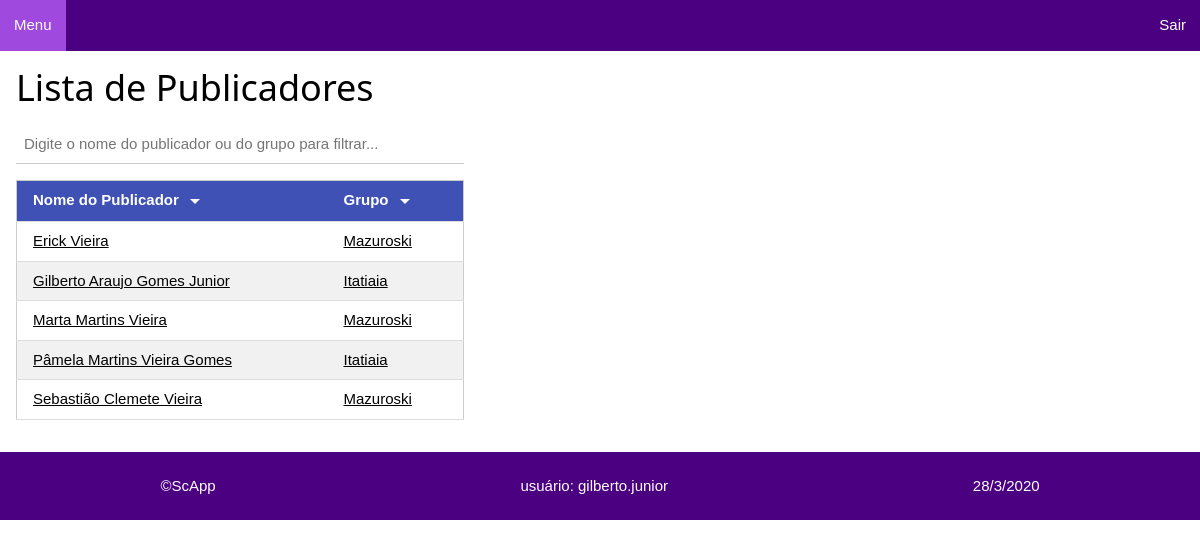
Page /publicadores/publicadores (signed in) on the earlier database version.
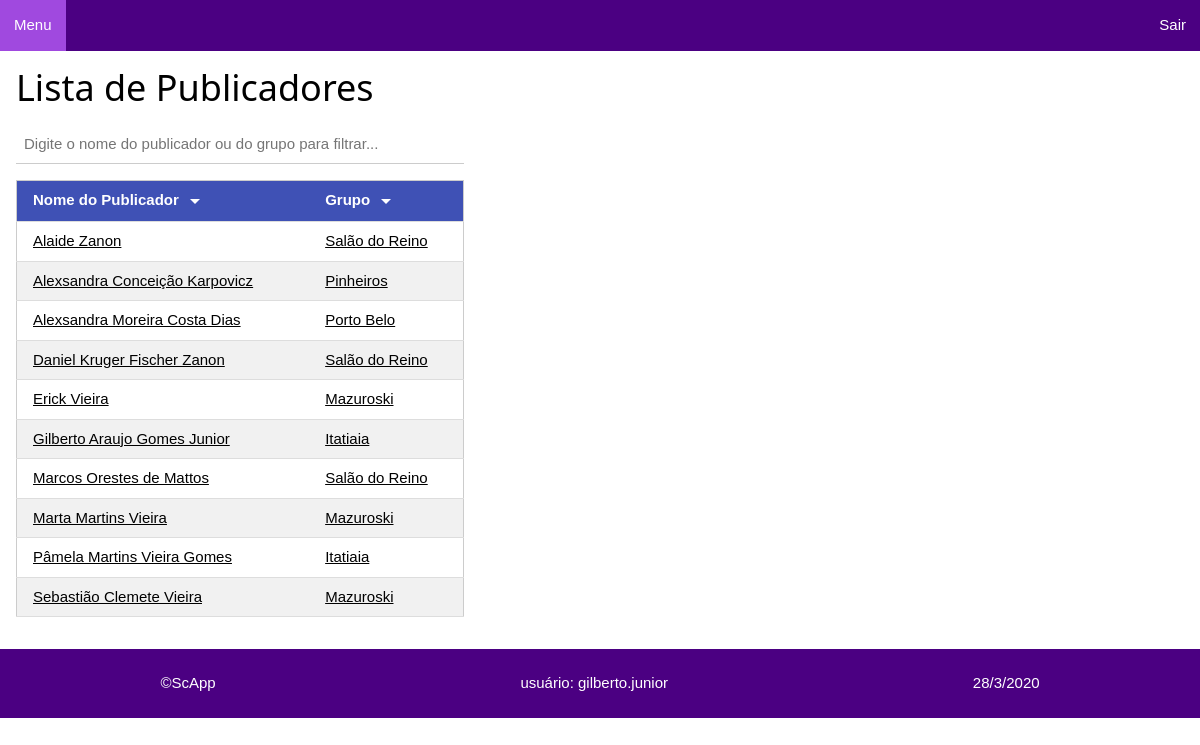
Same page on the later database version.
### publicadores/models.py (models this page shows, shortened)
class Publicador(models.Model):
    id_publicador = models.UUIDField(primary_key=True, default=uuid.uuid4, editable=False)
    nome_publicador = models.CharField(verbose_name='Nome do Publicador', max_length=60)
    GENERO = (
        ('F', 'Feminino'), ('M', 'Masculino')
    )
    genero = models.CharField(verbose_name='Genero', max_length=2, choices=GENERO, default='M')
    data_nascimento = models.DateField(verbose_name='Data de Nascimento', blank=True, null=True)
    ESPERANCA = (
        ('OO', 'Outras Ovelhas'), ('UG', 'Ungido')
    )
    esperanca_pub = models.CharField(verbose_name='Esperança', max_length=2, choices=ESPERANCA, default='OO')
    data_batismo = models.DateField(verbose_name='Data de Batismo', blank=True, null=True)
    ATUACAO = (
        ('Pb', 'Publicador'), ('Pa', 'Pioneiro Auxiliar'), ('Pr', 'Pioneiro Regular'), ('Pes', 'Pioneiro Especial')
    )
    atuacao_pub = models.CharField(verbose_name='Atuação', max_length=3, choices=ATUACAO)
    PRIVILEGIO = (
        ('Sm', 'Servo Ministerial'), ('Ac', 'Ancião')
    )
    privilegio_pub = models.CharField(verbose_name='Privilégio', max_length=2, choices=PRIVILEGIO, blank=True, null=True)
    grupo_pub = models.ForeignKey('Grupo', verbose_name='Grupo Publicador', on_delete=models.DO_NOTHING)
    tel_fixo = models.CharField(verbose_name='Telefone Fixo', max_length=25, blank=True, null=True)
    tel_celular = models.CharField(verbose_name='Telefone Celular', max_length=25, blank=True, null=True)
    endereco_pub = models.TextField(verbose_name='Endereço', max_length=200, blank=True, null=True)
    def get_absolute_url(self):
        return reverse('publicador-detail', args=[str(self.id_publicador)])
    class Meta:
        ordering = ['nome_publicador', 'grupo_pub']

class Grupo(models.Model):
    id_grupo = models.UUIDField(primary_key=True, default=uuid.uuid4, editable=False)
    nome_grupo = models.CharField(verbose_name='Nome do Grupo', max_length=60)
    dirigente = models.CharField(verbose_name='Dirigente do Gurpo', max_length=60)
    local_grupo = models.CharField(verbose_name='Local do Grupo', max_length=80)
    endereco_grupo = models.TextField(verbose_name='Endereço Grupo', max_length=200, blank=True, null=True)
    DIA_SEMANA = (
        (1, 'Domingo'), (2, 'Segunda'), (3, 'Terça'), (4, 'Quarta'), (5, 'Quinta'), (6, 'Sexta'), (7, 'Sábado')
    )
    dia_saida = models.IntegerField(verbose_name='Dia da Saída', choices=DIA_SEMANA, default=1, blank=True, null=True)
    horario = models.TimeField(verbose_name='Horário da Saída', blank=True, null=True)
    obs = models.TextField(verbose_name='Observação', max_length=200, blank=True, null=True)
    def __str__(self):
        return self.nome_grupo
    class Meta:
        ordering = ['nome_grupo']

### publicadores/views.py (the view)
# urls.py: path('publicadores', views.PublicadoresListView.as_view(), name='publicadores'),
class PublicadoresListView(LoginRequiredMixin, generic.ListView):
    model = Publicador
    def get_context_data(self, *, object_list=None, **kwargs):
        context = super(PublicadoresListView, self).get_context_data(**kwargs)
        context['titulo'] = 'Lista de Publicadores'
        return context

### publicadores/templates/publicadores/publicador_list.html
{% extends "layout.html" %}
{% block content %}
<div class="w3-container desktop">
    <h1>Lista de Publicadores</h1>
    {% if publicador_list %}
    <div class="w3-responsive">
        <input oninput="w3.filterHTML('#tblPub', '.item', this.value)" class="w3-input"
            placeholder="Digite o nome do publicador ou do grupo para filtrar..." style="margin-bottom: 16px;">
        <table id="tblPub" class="w3-table-all w3-hoverable">
            <thead>
                <tr class="w3-indigo">
                    {% load static %}
                    <th class="tabela"
                        onclick="w3.sortHTML('#tblPub', '.item', 'td:nth-child(1)');alteraImagem('order1')">Nome
                        do Publicador <img id="order1" src="{% static 'imagens/seta_baixo.png' %}">
                    </th>
                    <th class="tabela"
                        onclick="w3.sortHTML('#tblPub', '.item', 'td:nth-child(2)'); alteraImagem('order2')">Grupo <img
                            id="order2" src="{% static 'imagens/seta_baixo.png' %}"></th>
                </tr>
            </thead>
            <tbody>
                {% for publicador in publicador_list %}
                <tr class="item">
                    <td><a href="{{ publicador.get_absolute_url }}">{{publicador.nome_publicador}}</a></td>
                    <td><a href="{% url 'grupos' %}">{{publicador.grupo_pub}}</a></td>
                </tr>
                {% endfor %}
            </tbody>
        </table>
    </div>
    {% else %}
    <p>Não há publicadores cadastrados para listar...</p>
    {% endif %}
</div>
{% endblock %}

### publicadores/templates/layout.html (shortened to what this page needs)
<!DOCTYPE html>
<html lang="pt-br">
<head>
    {% load static %}
    <link rel="stylesheet" href="{% static 'css/w3.css' %}">
    <link rel="stylesheet" href="{% static 'css/site.css' %}">
</head>
<body>
    <ul class="menu_nav">
        <li><a href="{% url 'index' %}">Menu</a></li>
        <li style="float: right;"><a>Sair</a></li>
    </ul>
    {% block content %}{% endblock %}
    <footer class="rodape">
        <p>&copy;ScApp</p>
        <p>usuário: {{ user.get_username }}</p>
        <p id="data-atual"></p>
    </footer>
</body>
</html>

### publicadores/static/css/w3.css (style rules this page uses)
*,*:before,*:after { box-sizing:inherit }
html { -ms-text-size-adjust:100%;-webkit-text-size-adjust:100% }
body { margin:0 }
article,aside,details,figcaption,figure,footer,header,main,menu,nav,section { display:block }
a { background-color:transparent }
img { border-style:none }
button,input,select,textarea,optgroup { font:inherit;margin:0 }
button,input { overflow:visible }
html,body { font-family:Verdana,sans-serif;font-size:15px;line-height:1.5 }
html { overflow-x:hidden }
h1 { font-size:36px }
h1,h2,h3,h4,h5,h6 { font-family:"Segoe UI",Arial,sans-serif;font-weight:400;margin:10px 0 }
img { vertical-align:middle }
a { color:inherit }
.w3-table,.w3-table-all { border-collapse:collapse;border-spacing:0;width:100%;display:table }
.w3-table-all { border:1px solid #ccc }
.w3-bordered tr,.w3-table-all tr { border-bottom:1px solid #ddd }
.w3-table-all tr:nth-child(odd) { background-color:#fff }
.w3-table-all tr:nth-child(even) { background-color:#f1f1f1 }
.w3-table td,.w3-table th,.w3-table-all td,.w3-table-all th { padding:8px 8px;display:table-cell;text-align:left;vertical-align:top }
.w3-table th:first-child,.w3-table td:first-child,.w3-table-all th:first-child,.w3-table-all td:first-child { padding-left:16px }
.w3-input { padding:8px;display:block;border:none;border-bottom:1px solid #ccc;width:100% }
.w3-responsive { display:block;overflow-x:auto }
.w3-container:after,.w3-container:before,.w3-panel:after,.w3-panel:before,.w3-row:after,.w3-row:before,.w3-row-padding:after,.w3-row-padding:before, .w3-cell-row:before,.w3-cell-row:after,.w3-clear:after,.w3-clear:before,.w3-bar:before,.w3-bar:after { content:"";display:table;clear:both }
.w3-container,.w3-panel { padding:0.01em 16px }
.w3-indigo,.w3-hover-indigo:hover { color:#fff!important;background-color:#3f51b5!important }

### publicadores/static/css/site.css (style rules this page uses)
* { box-sizing: border-box; font-family: Arial, sans-serif; }
.menu_nav { list-style-type: none; margin: 0; padding: 0; overflow: hidden; background-color: indigo; }
.menu_nav li { float: left; }
.menu_nav a { display: block; color: white; text-align: center; padding: 14px 14px; text-decoration: none; }
.rodape { display: flex; flex-direction: row; flex-wrap: wrap; justify-content: space-around; background-color: indigo; color: white; margin-top: 32px; padding: 8px; }
.tabela { cursor: pointer; }
@media only screen and (min-width: 1024px) { .desktop { max-width: 40%; } }

Differences in the rows shown:
added Publicador: nome_publicador "Alaide Zanon", grupo_pub "Salão do Reino"
added Publicador: nome_publicador "Alexsandra Conceição Karpovicz", grupo_pub "Pinheiros"
added Publicador: nome_publicador "Alexsandra Moreira Costa Dias", grupo_pub "Porto Belo"
added Publicador: nome_publicador "Daniel Kruger Fischer Zanon", grupo_pub "Salão do Reino"
added Publicador: nome_publicador "Marcos Orestes de Mattos", grupo_pub "Salão do Reino"
